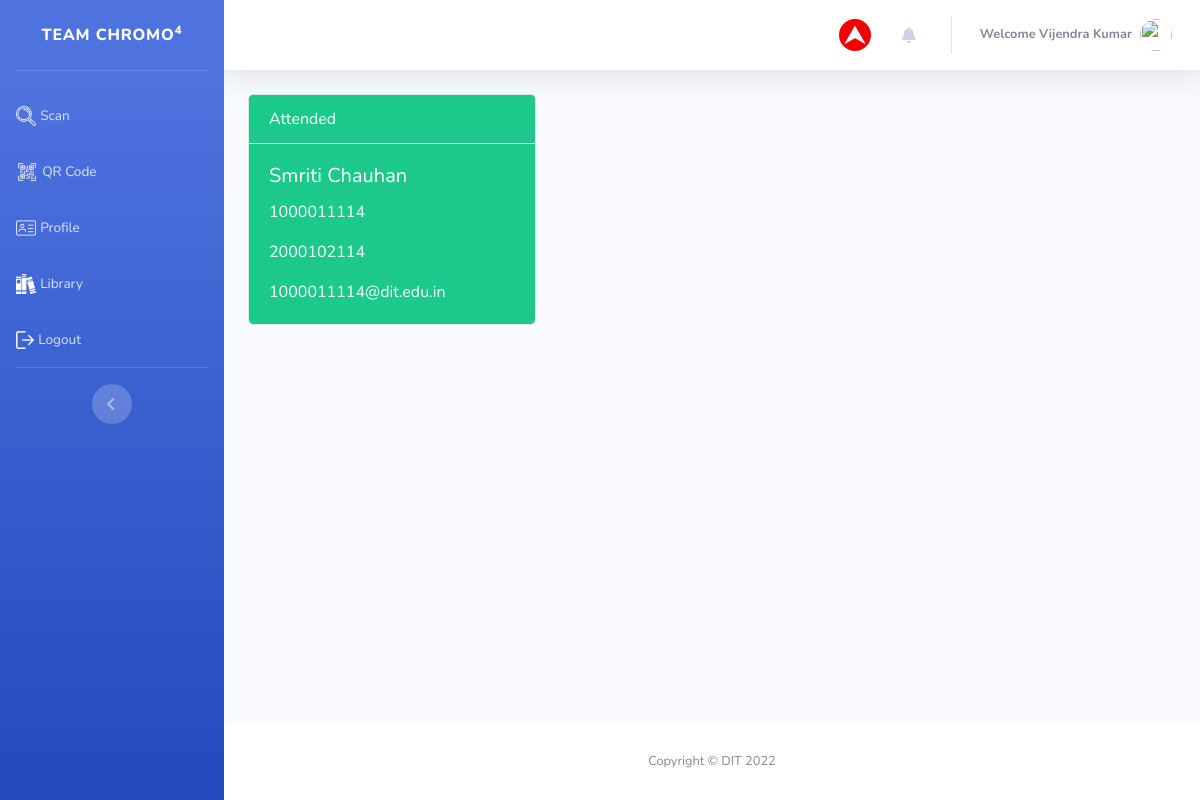
The page /end.php?id=56 (signed in) on the database its author committed.
### tables this page shows
CREATE TABLE `student` (
  `id` int(11) NOT NULL,
  `name` varchar(255) NOT NULL,
  `sap_id` int(11) NOT NULL,
  `roll_no` int(11) NOT NULL,
  `password` varchar(255) NOT NULL,
  `course` varchar(233) NOT NULL,
  `branch` varchar(255) NOT NULL,
  `email` varchar(255) NOT NULL,
  `joined` year(4) NOT NULL,
  `phone_no` bigint(20) NOT NULL,
  `status` int(11) NOT NULL,
  `subject1` varchar(122) NOT NULL,
  `subject2` varchar(122) NOT NULL,
  `subject3` varchar(122) NOT NULL,
  `subject4` varchar(233) NOT NULL,
  `subject5` varchar(233) NOT NULL,
  `hit1` int(11) NOT NULL,
  `hit2` int(11) NOT NULL,
  `hit3` int(11) NOT NULL,
  `hit4` int(11) NOT NULL,
  `hit5` int(11) NOT NULL,
  `image` varchar(233) NOT NULL
);

### function.php (called while the page is built, shortened)
<?php
function get_safe_value($str)
{
    global $con;
    if($str!='')
    return mysqli_real_escape_string($con,$str);
}
    ?>

### end.php (the view, shortened to what this page needs)
<?php
  include('header.php');
if(isset($_GET['id']) && $_GET['id']!='')
 {
    $id =get_safe_value($_GET['id']);
    if(mysqli_num_rows(mysqli_query($con,"select name from student where id ='$id' and status='1'"))>0)
    $res =mysqli_query($con,"select email from student where id ='$id' and status='1'");
    $row =mysqli_fetch_assoc($res);
    $email =$row['email'];
    $value =-1;
    if(mysqli_num_rows($sql =mysqli_query($con,"select * from student where email='$email'"))>0)
    {
        $zinc =mysqli_fetch_assoc($sql);
        $value =2;
    }
 }
 ?>
<div class="card text-white bg-success mb-3" style="max-width: 18rem;">
  <div class="bg-success card-header">Attended</div>
  <div class="card-body">
    <h5 class="card-title"><?php echo $zinc['name'] ?></h5>
    <?php if($value==2) {?>
    <p class="card-text"><?php echo $zinc['sap_id'] ?></p>
    <p class="card-text"><?php echo $zinc['roll_no'] ?></p>
    <?php } ?>
    <p class="card-text"><?php echo $email ?></p>
  </div>
</div>
</div>
</div>
  <?php
  include('footer.php')
?>

### css/time_table.css (style rules this page uses)
body { margin-top:20px; }

### rows shown on the page
student: name "Smriti Chauhan", sap "1000011114", roll_no "2000102114", email "1000011114@dit.edu.in"

### other values the page prints
$_SESSION['QR_USER_NAME'] "Vijendra Kumar"
